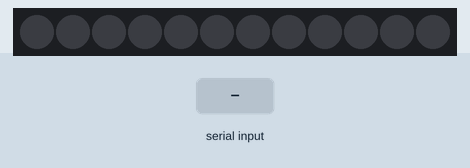
Recording of a program running on a simulated Arduino Leonardo, built with avr-gcc and run on an emulated ATmega32U4. On the bench: 12 RGB LEDs in strip order, left to right. Inputs (shaded band) come from the test bench. Dim RGB values are drawn brighter than linear; what the program prints to the serial monitor is not drawn.

Above: at 1.2 s.
1.3 s: "whoareyou,1\n" received over Serial
At 2.4 s:
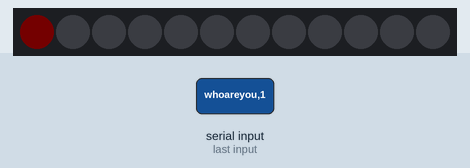
2.8 s: "1,90,45\n" received over Serial
At 3.5 s:
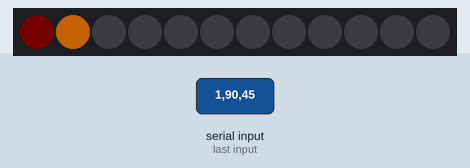
Timing chart, 0 to 5.8 s (numbered marks = the images above; inputs shaded):
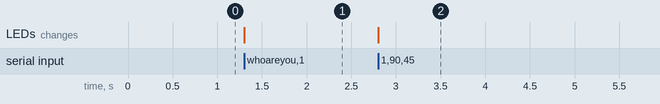

The program:

main.cpp
```cpp
#include <Arduino.h>
#include <string.h>
#include <FastLED.h>

#define LED_PIN   6
#define NUM_LEDS  12

CRGB leds[NUM_LEDS];

String inString = "";
char *ptr;

void setup() {
  Serial.begin(115200);
  Serial.println("<Arduino is ready>");
  FastLED.addLeds<WS2812, LED_PIN, GRB>(leds, NUM_LEDS);
}

void loop() {
  while (Serial.available() > 0) {
    char inChar = Serial.read();
    inString += inChar;
    if (inChar == '\n') {
      inString.trim();

      if (inString == "whoareyou") {
        Serial.println("ws2812-usb-controller");
        inString = "";
        return;
      }

      char inStr[inString.length() + 1];
      strcpy(inStr, inString.c_str());
      char *inStrPtr = inStr;

      int ledData[4] = {0, 0, 0, 0};
      int i = 0;
      ptr = strtok(inStrPtr, ",");

      while (ptr != NULL) {
        ledData[i] = atoi(ptr);
        ptr = strtok(NULL, ",");
        i++;
      }

      ledData[0] = constrain(ledData[0], 0, NUM_LEDS);  // LED index
      ledData[1] = constrain(ledData[1], 0, 255);       // Red value (0-255)
      ledData[2] = constrain(ledData[2], 0, 255);       // Green value
      ledData[3] = constrain(ledData[3], 0, 255);       // Blue value

      leds[ledData[0]] = CRGB(ledData[1], ledData[2], ledData[3]);
      FastLED.show();

      inString = "";
    }
  }
}
```

Measured:
- after the input at 1.3 s, the LEDs: change at once (image 1)
- after the input at 2.8 s, the LEDs: change at once (image 2)
